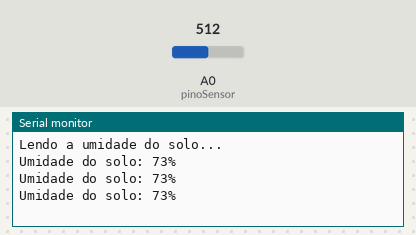
Simulated run of this sketch. Board: Arduino Nano, built with avr-gcc and run on an emulated ATmega328P. Shown: the last lines printed to the serial monitor. The inputs (shaded band) are chosen by the test bench; at power-on: A0 (pinoSensor) = 512. No radio packets arrive unless stated.

Above: at 3.2 s.
3.3 s: A0 (pinoSensor) set to 716
At 3.9 s:
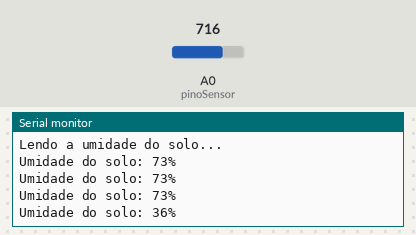
4.8 s: A0 (pinoSensor) set to 900
At 5.3 s:
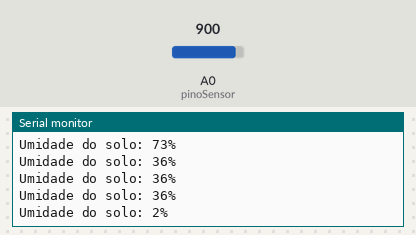
Timing chart, 0 to 7.8 s (numbered marks = the images above; inputs shaded):
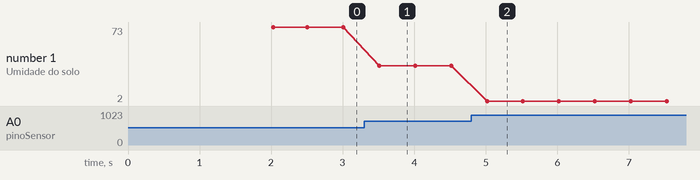

Measured:
- after the input at 3.3 s, the serial monitor: prints a new line after 0.21 s (image 1)
- after the input at 4.8 s, the serial monitor: prints a new line after 0.22 s (image 2)
- plotted number 1: 73 → 36 after the input at 3.3 s, 36 → 2 after the input at 4.8 s

The sketch:

ModuloSENSOR.ino
```cpp
/* =======================================================================================================================================
https://blogmasterwalkershop.com.br/arduino/como-usar-com-arduino-sensor-medidor-de-umidade-do-solo-higrometro
https://howtomechatronics.com/tutorials/arduino/arduino-wireless-communication-nrf24l01-tutorial/
https://docs.arduino.cc/learn/contributions/arduino-creating-library-guide
https://maniacbug.github.io/RF24/classRF24.html

https://br-arduino.org/2014/12/arduino-e-bateria-providencias-simples-para-reduzir-o-consumo.html
https://eletronicaparaartistas.com.br/arduino-2-configuracao-do-arduino-nano/
======================================================================================================================================= */

/* INCLUDE */
#include "LibUFABC.h"
#include "SensorHumidade.h"

/* DATA */
Sensor sensor = {};

/* CODE */
void setup()
{
  initSystem();
  initSensor(sensor);
  initRadio(RADIO_WRITE);
}

void loop()
{
  updateSensor(sensor);
  updateRadio(RADIO_WRITE);

  setRadioBufferInt(sensor.valorLido);

  radioDelay(RADIO_WRITE);
}
```

SensorHumidade.cpp
```cpp
/* INCLUDE */
#include "SensorHumidade.h"

void initSensor(Sensor &sensor)
{
  delay(2000);                                  // INTERVALO DE 2 SEGUNDOS
  Serial.println("Lendo a umidade do solo..."); // IMPRIME O TEXTO NO MONITOR SERIAL
}

/* CODE */
void updateSensor(Sensor &sensor)
{
  sensor.valorLido = constrain(
      analogRead(sensor.pinoSensor),
      sensor.analogSoloMolhado,
      sensor.analogSoloSeco); // MANTÉM valorLido DENTRO DO INTERVALO (ENTRE analogSoloMolhado E analogSoloSeco)

  sensor.valorLido = map(
      sensor.valorLido,
      sensor.analogSoloMolhado,
      sensor.analogSoloSeco,
      sensor.percSoloMolhado,
      sensor.percSoloSeco); // EXECUTA A FUNÇÃO "map" DE ACORDO COM OS PARÂMETROS PASSADOS

  Serial.print("Umidade do solo: "); // IMPRIME O TEXTO NO MONITOR SERIAL
  Serial.print(sensor.valorLido);    // IMPRIME NO MONITOR SERIAL O PERCENTUAL DE UMIDADE DO SOLO
  Serial.println("%");               // IMPRIME O CARACTERE NO MONITOR SERIAL
}
```

SensorHumidade.h
```cpp
/* INCLUDE */
#include <Arduino.h>

/* STRUCT */
struct Sensor
{
  const int pinoSensor = A0;         // PINO UTILIZADO PELO SENSOR
  const int analogSoloSeco = 909;    // VALOR MEDIDO COM O SOLO SECO (VOCÊ PODE FAZER TESTES E AJUSTAR ESTE VALOR)
  const int analogSoloMolhado = 360; // VALOR MEDIDO COM O SOLO MOLHADO (VOCÊ PODE FAZER TESTES E AJUSTAR ESTE VALOR)
  const int percSoloSeco = 0;        // MENOR PERCENTUAL DO SOLO SECO (0% - NÃO ALTERAR)
  const int percSoloMolhado = 100;   // MAIOR PERCENTUAL DO SOLO MOLHADO (100% - NÃO ALTERAR)

  int valorLido = 0; // VARIÁVEL QUE ARMAZENA O PERCENTUAL DE UMIDADE DO SOLO
};

/* CODE */
void initSensor(Sensor &sensor);
void updateSensor(Sensor &senso);
```
